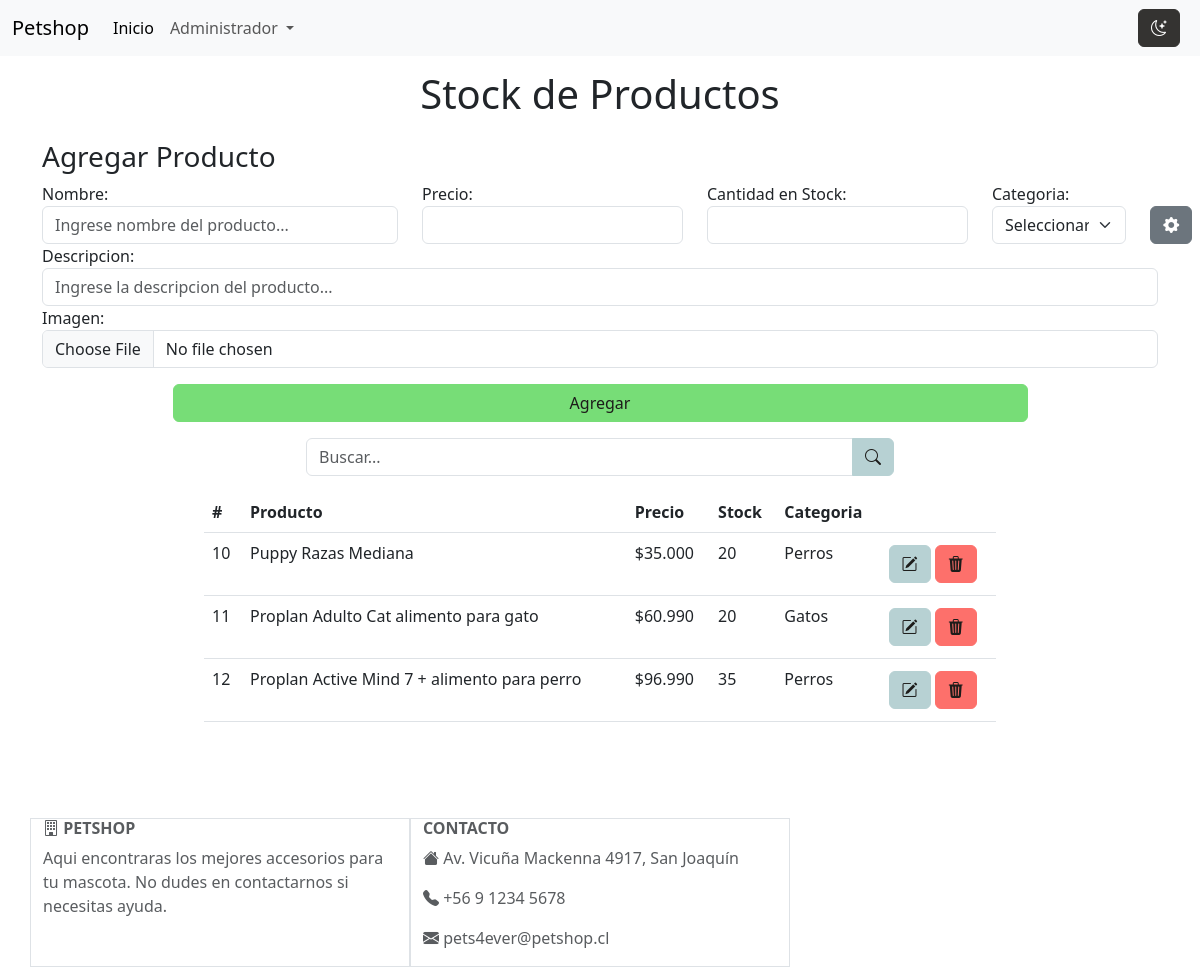
Page /stock on the earlier database version.
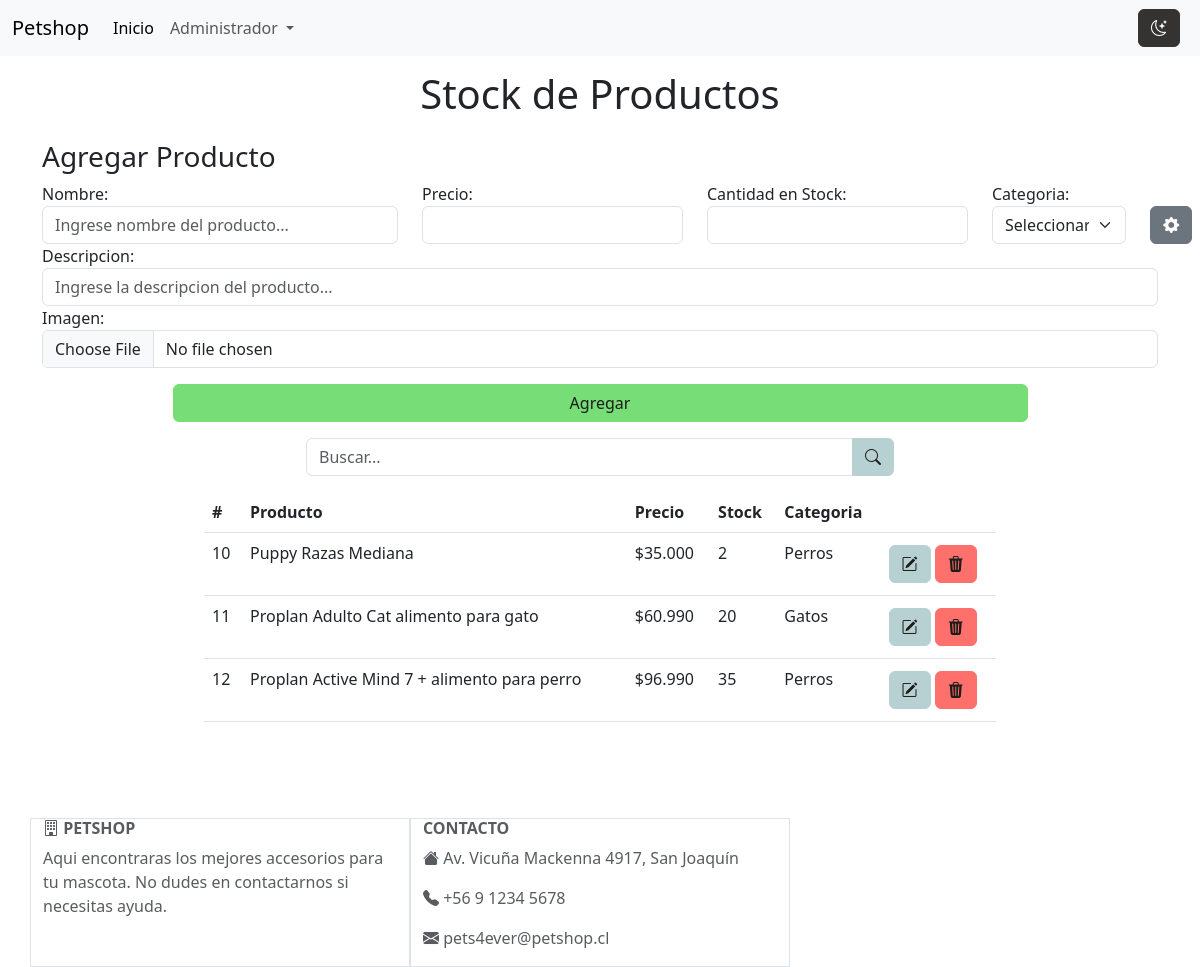
Same page on the later database version.
### apps/PetShop/models.py (models this page shows, shortened)
class Producto(models.Model):
  sku = models.AutoField(primary_key=True)
  nombre = models.CharField(max_length=44, null=False)
  precio = models.IntegerField(null=False)
  stock = models.IntegerField(null=False)
  descripcion = models.CharField(max_length=115, null=False)
  image = models.ImageField(upload_to="prodImg")
  categoria_id = models.ForeignKey(Categoria,on_delete=models.CASCADE)

class Categoria(models.Model):
  categoria_id = models.AutoField(primary_key=True)
  nombre = models.CharField(max_length=60,null=False)

### apps/PetShop/views.py (the view)
# urls.py: path('stock',views.cargarStock),
def cargarStock(request):
  categorias = Categoria.objects.all()
  productos = Producto.objects.all()
  return render(request, "stock.html",{"cates":categorias,"prod":productos})

### apps/PetShop/templates/stock.html (shortened to what this page needs)
{% extends "./base.html" %}
{% load static %}
{% block header %}
  <link rel="stylesheet" href="{% static 'css/styles.css'%}">
{% endblock %}
{% block body %}
  <div class="container mt-2">
    <div class="row text-center">
      <p class="fs-1">
        Stock de Productos
      </p>
    </div>
    <div class="row">
      <h3>Agregar Producto</h3>
    </div>
    <form action="{% url 'agregar_productos' %}" id="formAgregarProductos" class="row d-flex justify-content-center needs-validation" method="POST" enctype="multipart/form-data" novalidate> {% csrf_token %}
      <div class="col-md-4">
        <label for="prodNombre">Nombre:</label>
        <input type="text" class="form-control" id="prodNombre" placeholder="Ingrese nombre del producto..." maxlength="44" required name="prodNombre">
      </div>
      <div class="col-md-3">
        <label for="prodPrecio">Precio:</label>
        <input type="number" class="form-control" id="prodPrecio" required name="prodPrecio">
      </div>
      <div class="col-md-3">
        <label for="prodCantidad">Cantidad en Stock:</label>
        <input type="number" class="form-control" id="prodCantidad" required name="prodCantidad">
      </div>
      <div class="col-md-2">
        <label for="prodCategoria">Categoria: </label>
        <div class="row ">
          <div class="col-10">
            <select id="prodCategoria" class="form-select" aria-label="Default select example" name="prodCategoria">
              <option value="0" selected disabled>Seleccionar...</option>
            </select>
          </div>
          <div class="col-2">
            <button onclick="reinicarModalCategoria()" class="btn btn-secondary" type="button" data-bs-toggle="modal" data-bs-target="#modalCategoria"><i class="bi bi-gear-fill"></i></button>
          </div>
        </div>
      </div>
      <div class="col-md-12">
        <label for="prodDescripcion">Descripcion: </label>
        <input type="text" class="form-control" id="prodDescripcion"
          placeholder="Ingrese la descripcion del producto..." maxlength="115" required name="prodDescripcion">
      </div>
      <div class="col-md-12">
        <label for="prodImagen">Imagen: </label>
        <input type="file" accept="image/*" class="form-control" id="prodImagen" placeholder="Ingrese la URL de la imagen del producto..." required name="prodImagen">
      </div>
      <button id="botonAgregar" type="submit" class="btn btn-verde mt-3 w-75">Agregar</button>
    </form>
  </div>
  <div class="row d-flex justify-content-center mt-3">
    <div class="col-6">
      <div class="input-group mb-3">
        <input id="txtBuscar" type="text" class="form-control" placeholder="Buscar..."
          aria-describedby="btnEliminarStorage">
        <button class="btn btn-azul" type="button" id="btnBuscar"><i class="bi bi-search"></i></button>
      </div>
    </div>
  </div>
  <div class="row d-flex justify-content-center">
    <div class="col-8">
      <table id="tabla" class="table mb-5">
        <thead>
          <tr>
            <th scope="col">#</th>
            <th scope="col">Producto</th>
            <th scope="col">Precio</th>
            <th scope="col">Stock</th>
            <th scope="col">Categoria</th>
            <th scope="col"></th>
          </tr>
        </thead>
        <tbody id="cuerpoTabla">
          {% for p in prod %}
          <tr>
            <td scope="row">{{p.sku}}</td>
            <td>{{p.nombre}}</td>
            <td>{{p.precio}}</td>
            <td>{{p.stock}}</td>
            <td>{{p.categoria_id.nombre}}</td>
            <td>
              <a href="/edit/{{p.sku}}" class="btn btn-azul my-1"><i class="bi bi-pencil-square"></i></a>
              <a id="btnEliminar" href="/delete/{{p.sku}}" class="btn btn-rojo my-1"><i class="bi bi-trash3-fill"></i></a>
            </td>
          </tr>
          {% endfor %}
        </tbody>
      </table>
    </div>
  </div>
{% endblock %}

Differences in the rows shown:
changed Producto "Puppy Razas Mediana": stock "20" → "2"
